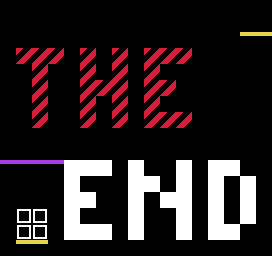

This game map was drawn from its Tiled (.tmx) file and the tilesets committed beside it. A one-line description and the full map source follow:
An orthogonal 17x16 tile map with 16x16 px tiles, 1 tile layer (solid) and 3 objects (finish, spawn, music).

<map version="1.0" orientation="orthogonal" renderorder="right-down" width="17" height="16" tilewidth="16" tileheight="16" nextobjectid="20">
 <tileset firstgid="1" name="tileset" tilewidth="16" tileheight="16" tilecount="18" columns="6">
  <image source="../images/tileset.png" width="96" height="48" />
 </tileset>
 <layer name="solid" width="17" height="16">
  <data encoding="csv">
0,0,0,0,0,0,0,0,0,0,0,0,0,0,0,0,0,
0,0,0,0,0,0,0,0,0,0,0,0,0,0,0,0,0,
0,0,0,0,0,0,0,0,0,0,0,0,0,0,0,9,9,
0,2,2,2,0,2,0,2,0,2,2,2,0,0,0,0,0,
0,0,2,0,0,2,0,2,0,2,0,0,0,0,0,0,0,
0,0,2,0,0,2,2,2,0,2,2,0,0,0,0,0,0,
0,0,2,0,0,2,0,2,0,2,0,0,0,0,0,0,0,
0,0,2,0,0,2,0,2,0,2,2,2,0,0,0,0,0,
0,0,0,0,0,0,0,0,0,0,0,0,0,0,0,0,0,
0,0,0,0,0,0,0,0,0,0,0,0,0,0,0,0,0,
15,15,15,15,1,1,1,0,1,0,0,1,0,1,1,0,0,
0,0,0,0,1,0,0,0,1,1,0,1,0,1,0,1,0,
0,0,0,0,1,1,0,0,1,0,1,1,0,1,0,1,0,
0,3,3,0,1,0,0,0,1,0,0,1,0,1,0,1,0,
0,3,3,0,1,1,1,0,1,0,0,1,0,1,1,0,0,
0,9,9,0,0,0,0,0,0,0,0,0,0,0,0,0,0
</data>
 </layer>
 <objectgroup name="objects">
  <object id="5" name="lv1" type="finish" x="16" y="208" width="32" height="48" />
  <object id="11" type="spawn" x="248" y="16" width="16" height="16" />
  <object id="12" name="relix" type="music" x="-16" y="-16" width="16" height="16" />
 </objectgroup>
</map>
